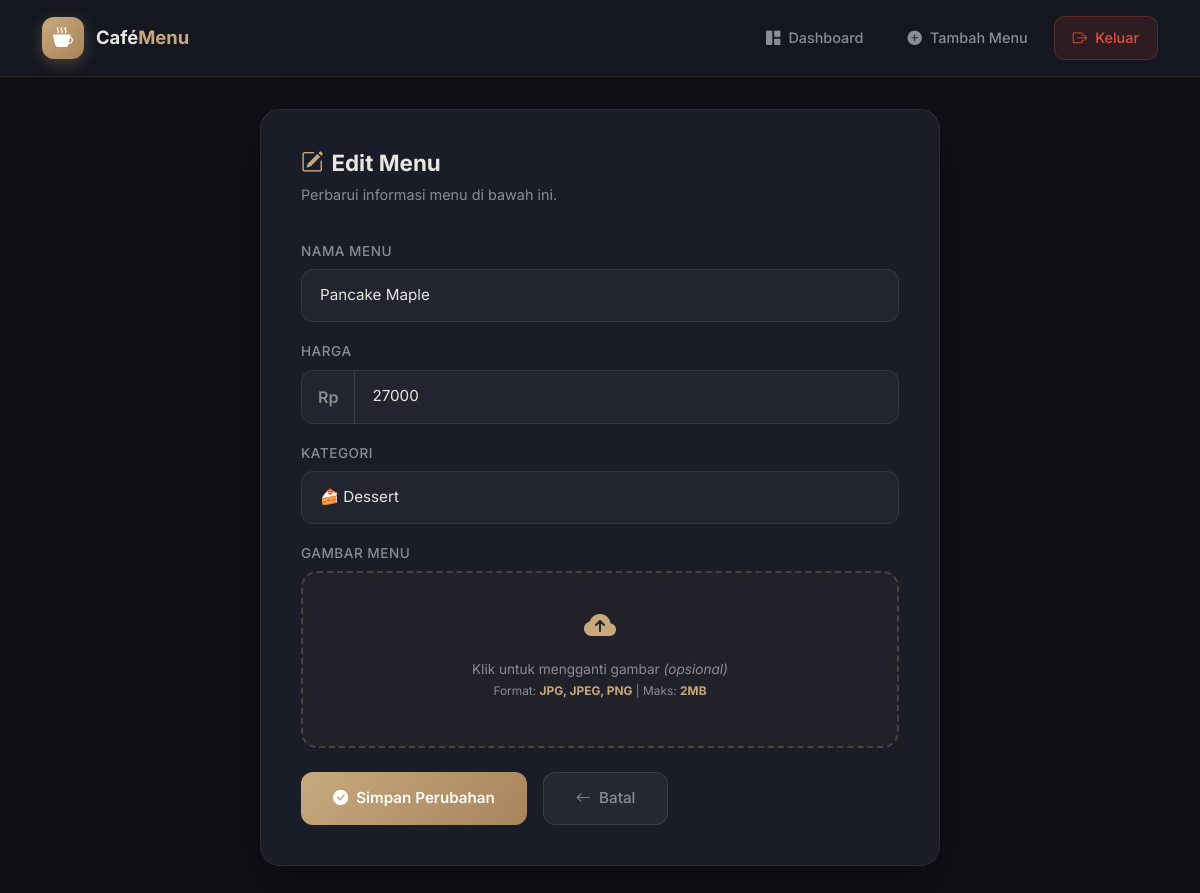
Screenshot of /edit.php?id=10 (signed in) with the database file from the repository.
### tables this page shows
CREATE TABLE `menu` (
  `id` INT(11) NOT NULL AUTO_INCREMENT,
  `nama_menu` VARCHAR(100) NOT NULL,
  `harga` INT(11) NOT NULL,
  `kategori` ENUM('Makanan', 'Minuman', 'Cemilan', 'Dessert') NOT NULL,
  `gambar` VARCHAR(255) NOT NULL,
  PRIMARY KEY (`id`)
);

### edit.php (the view, shortened to what this page needs)
<?php
require_once 'config/database.php';
$id = isset($_GET['id']) ? (int) $_GET['id'] : 0;
$stmt = $koneksi->prepare("SELECT * FROM menu WHERE id = ?");
$stmt->bind_param("i", $id);
$stmt->execute();
$result = $stmt->get_result();
$menu = $result->fetch_assoc();
$nama_menu = $menu['nama_menu'];
$harga = $menu['harga'];
$kategori = $menu['kategori'];
?>
<!DOCTYPE html>
<html lang="id">
<head>
    <link href="https://cdn.jsdelivr.net/npm/bootstrap@5.3.2/dist/css/bootstrap.min.css" rel="stylesheet">
    <link href="https://cdn.jsdelivr.net/npm/bootstrap-icons@1.11.3/font/bootstrap-icons.min.css" rel="stylesheet">
</head>
<body>
    <nav class="navbar-custom">
        <div class="container">
            <div class="d-flex align-items-center justify-content-between flex-wrap gap-3">
                <a href="dashboard.php" class="navbar-brand-custom">
                    <div class="brand-icon"><i class="bi bi-cup-hot-fill"></i></div>
                    <div class="brand-text">Café<span>Menu</span></div>
                </a>
                <div class="d-flex align-items-center gap-2 flex-wrap">
                    <a href="dashboard.php" class="nav-link-custom">
                        <i class="bi bi-grid-1x2-fill"></i> Dashboard
                    </a>
                    <a href="tambah.php" class="nav-link-custom">
                        <i class="bi bi-plus-circle-fill"></i> Tambah Menu
                    </a>
                    <a href="logout.php" class="nav-link-custom btn-logout">
                        <i class="bi bi-box-arrow-right"></i> Keluar
                    </a>
                </div>
            </div>
        </div>
    </nav>
    <div class="main-content">
        <div class="container">
            <div class="form-card">
                <h2><i class="bi bi-pencil-square me-2" style="color:var(--primary);"></i>Edit Menu</h2>
                <p class="subtitle">Perbarui informasi menu di bawah ini.</p>
                <form method="POST" action="edit.php?id=<?= $id ?>" enctype="multipart/form-data">
                    <div class="mb-3">
                        <label for="nama_menu" class="form-label">Nama Menu</label>
                        <input type="text" class="form-control" id="nama_menu" name="nama_menu"
                               placeholder="Contoh: Nasi Goreng Spesial"
                               value="<?= htmlspecialchars($nama_menu) ?>"
                               maxlength="100" required>
                    </div>
                    <div class="mb-3">
                        <label for="harga" class="form-label">Harga</label>
                        <div class="input-group">
                            <span class="input-group-text">Rp</span>
                            <input type="number" class="form-control" id="harga" name="harga"
                                   placeholder="Contoh: 25000"
                                   value="<?= htmlspecialchars($harga) ?>"
                                   min="1" max="99999999" required>
                        </div>
                    </div>
                    <div class="mb-3">
                        <label for="kategori" class="form-label">Kategori</label>
                        <select class="form-select" id="kategori" name="kategori" required>
                            <option value="Dessert" <?= $kategori === 'Dessert' ? 'selected' : '' ?>>🍰 Dessert</option>
                        </select>
                    </div>
                    <div class="mb-4">
                        <label class="form-label">Gambar Menu</label>
                        <div class="upload-area" onclick="document.getElementById('gambar').click();">
                            <div class="upload-icon"><i class="bi bi-cloud-arrow-up-fill"></i></div>
                            <p class="upload-text">
                                Klik untuk mengganti gambar <em>(opsional)</em><br>
                                <small>Format: <strong>JPG, JPEG, PNG</strong> | Maks: <strong>2MB</strong></small>
                            </p>
                        </div>
                    </div>
                    <div class="d-flex gap-3">
                        <button type="submit" class="btn-simpan">
                            <i class="bi bi-check-circle-fill me-2"></i>Simpan Perubahan
                        </button>
                        <a href="dashboard.php" class="btn-batal d-flex align-items-center">
                            <i class="bi bi-arrow-left me-2"></i>Batal
                        </a>
                    </div>
                </form>
            </div>
        </div>
    </div>
</body>
</html>

### edit.php (style rules this page uses)
:root { --primary: #c8a97e; --primary-dark: #a8845a; --primary-light: rgba(200, 169, 126, 0.15); --dark-bg: #0f1117; --sidebar-bg: #141720; --card-bg: #1a1d27; --card-border: rgba(200, 169, 126, 0.1); --text-main: #e8e6e3; --text-muted: #8b8d94; }
* { margin: 0; padding: 0; box-sizing: border-box; }
body { font-family: 'Inter', sans-serif; background: var(--dark-bg); color: var(--text-main); min-height: 100vh; }
.navbar-custom { background: var(--sidebar-bg); border-bottom: 1px solid var(--card-border); padding: 16px 0; position: sticky; top: 0; z-index: 1000; }
.navbar-brand-custom { display: flex; align-items: center; gap: 12px; text-decoration: none; }
.brand-icon { width: 42px; height: 42px; background: linear-gradient(135deg, var(--primary), var(--primary-dark)); border-radius: 12px; display: flex; align-items: center; justify-content: center; font-size: 20px; color: #fff; box-shadow: 0 4px 15px rgba(200, 169, 126, 0.3); }
.brand-text { font-weight: 700; font-size: 1.15rem; color: var(--text-main); }
.brand-text span { color: var(--primary); }
.nav-link-custom { color: var(--text-muted) !important; font-weight: 500; font-size: 0.9rem; padding: 10px 18px !important; border-radius: 10px; transition: all 0.3s ease; display: flex; align-items: center; gap: 8px; text-decoration: none; }
.btn-logout { background: rgba(231, 76, 60, 0.12); border: 1px solid rgba(231, 76, 60, 0.25); color: #e74c3c !important; }
.main-content { padding: 32px 0; animation: fadeIn 0.6s ease; }
.form-card { background: var(--card-bg); border: 1px solid var(--card-border); border-radius: 20px; padding: 40px; max-width: 680px; margin: 0 auto; box-shadow: 0 20px 50px rgba(0, 0, 0, 0.3); }
.form-card h2 { font-size: 1.4rem; font-weight: 700; margin-bottom: 8px; }
.form-card .subtitle { color: var(--text-muted); font-size: 0.9rem; margin-bottom: 32px; }
.form-label { color: var(--text-muted); font-weight: 500; font-size: 0.85rem; text-transform: uppercase; letter-spacing: 0.5px; margin-bottom: 8px; }
.form-control, .form-select { background: rgba(255, 255, 255, 0.04); border: 1px solid rgba(255, 255, 255, 0.08); color: var(--text-main); border-radius: 12px; padding: 14px 18px; font-size: 0.95rem; transition: all 0.3s ease; }
.form-control::placeholder { color: rgba(139, 141, 148, 0.5); }
.form-select option { background: var(--card-bg); color: var(--text-main); }
.upload-area { border: 2px dashed rgba(200, 169, 126, 0.25); border-radius: 16px; padding: 30px 20px; text-align: center; cursor: pointer; transition: all 0.3s ease; background: rgba(200, 169, 126, 0.03); }
.upload-icon { font-size: 2rem; color: var(--primary); margin-bottom: 8px; }
.upload-text { color: var(--text-muted); font-size: 0.85rem; }
.upload-text strong { color: var(--primary); }
.btn-simpan { background: linear-gradient(135deg, var(--primary), var(--primary-dark)); border: none; color: #fff; font-weight: 600; padding: 14px 32px; border-radius: 12px; font-size: 0.95rem; transition: all 0.3s ease; }
.btn-batal { background: rgba(255, 255, 255, 0.05); border: 1px solid rgba(255, 255, 255, 0.1); color: var(--text-muted); font-weight: 500; padding: 14px 32px; border-radius: 12px; font-size: 0.95rem; transition: all 0.3s ease; text-decoration: none; }
.input-group-text { background: rgba(255, 255, 255, 0.04); border: 1px solid rgba(255, 255, 255, 0.08); color: var(--text-muted); border-radius: 12px 0 0 12px; padding: 14px 16px; font-weight: 600; }
.input-group .form-control { border-left: none; border-radius: 0 12px 12px 0; }

### rows the page displays
menu: nama_menu "Pancake Maple", harga "27000", kategori "🍰 Dessert"
